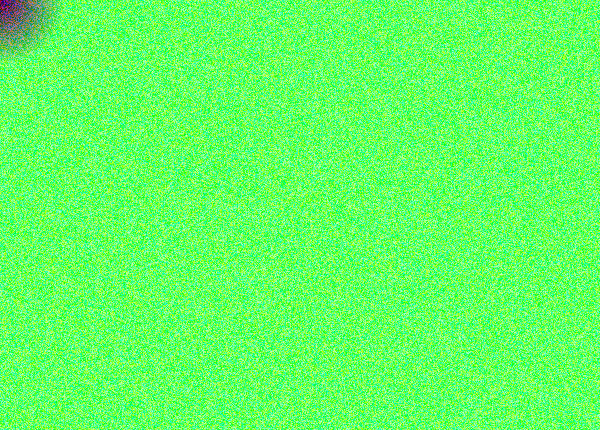
Frame 1 (no input)
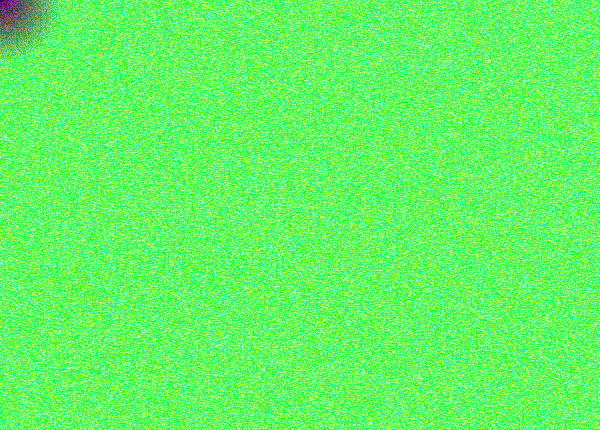
Frame 60 (the mouse pressed at the canvas centre just before this capture)
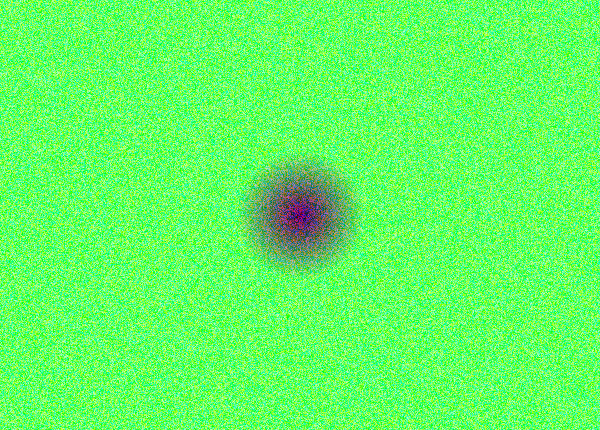
Frame 120 (the mouse held since frame 60 and released just before this capture)

The Processing sketch that drew these frames (run headless with seeded random() and noise(); from frame 60 on, the mouse is pressed at the canvas centre):

// Processing sketch: pixels
// ── pixels.pde
void setup() {
    size(600, 430);
}

void draw() {
    loadPixels();

    for (int x = 0; x < width; ++x) {
        for (int y = 0; y < height; ++y) {
            int pos = x + y * width;
            int d = int(dist(x, y, mouseX, mouseY));
            pixels[pos] = color(random(0, 200), d*4, random(0, 200));
        }
    }

    updatePixels();
}
